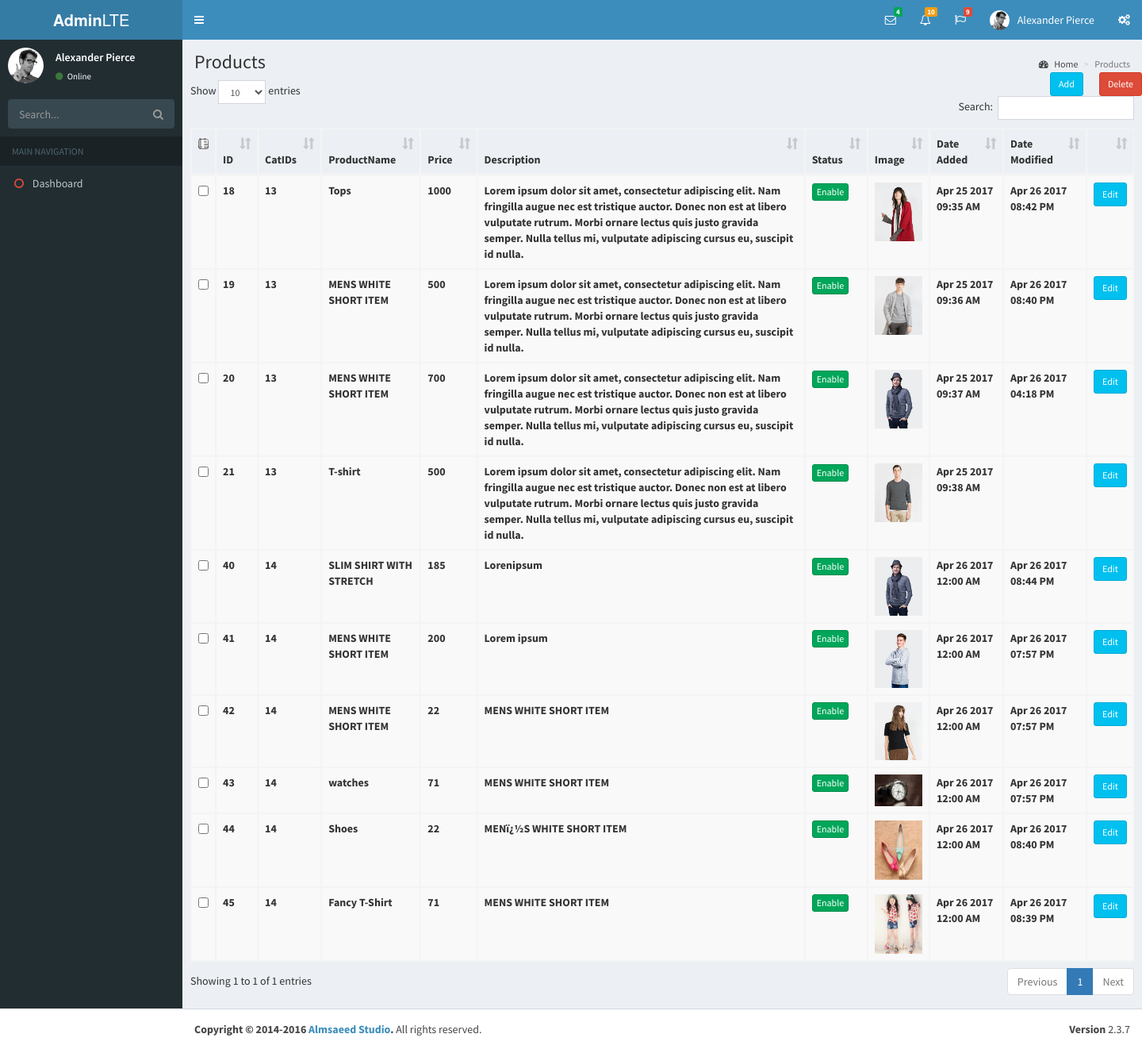
/admin/Products.php, run on the app's committed database.
### tables this page shows
CREATE TABLE `products` (
  `ID` int(11) NOT NULL,
  `CatIDs` text NOT NULL,
  `ProductName` text NOT NULL,
  `TopFeatured` int(1) NOT NULL,
  `Image` text NOT NULL,
  `Description` text NOT NULL,
  `SubImages` text NOT NULL,
  `Price` int(11) NOT NULL,
  `Discount` int(11) NOT NULL,
  `Status` int(1) NOT NULL,
  `DateAdded` datetime NOT NULL,
  `DateModified` datetime NOT NULL
);

### www/admin/Common.php (called while the page is built, shortened)
<?php
	$self =  $_SERVER['PHP_SELF'];
?>

### www/admin/Products.php (the view, shortened to what this page needs)
<?php
include("Common.php");
$sql = "SELECT ID,CatIDs,ProductName,Price,Description,Status,Image,DATE_FORMAT(DateAdded,'%b %d %Y %h:%i %p') as Added ,DATE_FORMAT(DateModified,'%b %d %Y %h:%i %p') as Updated FROM products where ID<>0";
$res = mysql_query($sql) or die(mysql_error());
?>
<!DOCTYPE html>
<html>
<head>
  <link rel="stylesheet" href="bootstrap/css/bootstrap.min.css">
  <link rel="stylesheet" href="https://cdnjs.cloudflare.com/ajax/libs/font-awesome/4.5.0/css/font-awesome.min.css">
  <link rel="stylesheet" href="https://cdnjs.cloudflare.com/ajax/libs/ionicons/2.0.1/css/ionicons.min.css">
  <link rel="stylesheet" href="plugins/datatables/dataTables.bootstrap.css">
  <link rel="stylesheet" href="dist/css/AdminLTE.min.css">
  <link rel="stylesheet" href="dist/css/skins/_all-skins.min.css">
</head>
<body class="hold-transition skin-blue sidebar-mini">
<div class="wrapper">
  <?php include('Header.php'); ?>
  <?php include('Sidebar.php'); ?>
  <div class="content-wrapper">
    <section class="content-header">
      <h1>
	Products
      </h1>
      <ol class="breadcrumb">
        <li><a href="Dashboard.php"><i class="fa fa-dashboard"></i> Home</a></li>
        <li class="active">Products</li>
      </ol>
    </section>
    <button style="float:right" id="btndel" type="button" class="btn btn-danger btn-sm">Delete</button>
    <button type="button" style="float:right; margin-right:20px;" onClick="location.href='AddNewProduct.php'" class="btn-info btn btn-sm">Add</button>
            <div class="box-body">
            <form action="<?php echo $self; ?>" id="formdel" method="post">
              <table id="example1" class="table table-bordered table-striped">
                <thead>
                <tr>
                <td><input type="checkbox" class="checkUncheckAll" /></td>
                  <th>ID</th>
                  <th>CatIDs</th>
                  <th>ProductName</th>
                  <th>Price</th>
                  <th>Description</th>
                  <th>Status</th>
                  <th>Image</th>
                  <th>Date Added</th>
                  <th>Date Modified</th>
                  <th></th>
                </tr>
                </thead>
                <?php
					while($row=mysql_fetch_array($res))
				{
				?>
                <tbody>
                <tr>
                  <th><input type="checkbox" name="ids[]" class="chkIds" value="<?php echo $row['ID']; ?>" /></th>
                  <th><?php echo $row['ID']; ?></th>
                  <th><?php echo $row['CatIDs']; ?></th>
                  <th><?php echo $row['ProductName']; ?></th>
                  <th><?php echo $row['Price']; ?></th>
                  <th><?php echo $row['Description']; ?></th>
                  <th><?php echo $row['Status'] == 1 ?'<button type="button" class="btn btn-success btn-xs">Enable</button>':'<button type="button" class="btn btn-warning btn-xs">Disable</button>'?></th>
                  <th><img style="width:60px;" src="<?php echo DIR_UPLOADING_PRODUCTS.$row['Image'];?>"/></th>
                  <th><?php echo $row['Added']; ?></th>
                  <th><?php echo $row['Updated']; ?></th>
                  <td><button onclick="location.href='EditProduct.php?ProductID=<?php echo $row['ID'];?>'" type="button" class="btn btn-info btn-sm">Edit</button></td>
                </tr>
                 <?php
				}
				?>
                </tbody>
              </table>
			                </form>
            </div>
          </div>
</div>
  <?php include('Footer.php'); ?>
</body>
</html>

### data on the page
products: ID "18", CatIDs "13", ProductName "Tops", Price "1000", Description "Lorem ipsum dolor sit amet, consectetur adipiscing elit. Nam fringilla augue nec est tristique auctor. Donec non est at libero vulputate rutrum. Morbi ornare lectus quis justo gravida semper. Nulla tellus mi, vulputate adipiscing cursus eu, suscipit id nulla.", Status "Enable", Image (picture), Added "Apr 25 2017 09:35 AM", Updated "Apr 26 2017 08:42 PM"
products: ID "19", CatIDs "13", ProductName "MENS WHITE SHORT ITEM", Price "500", Description "Lorem ipsum dolor sit amet, consectetur adipiscing elit. Nam fringilla augue nec est tristique auctor. Donec non est at libero vulputate rutrum. Morbi ornare lectus quis justo gravida semper. Nulla tellus mi, vulputate adipiscing cursus eu, suscipit id nulla.", Status "Enable", Image (picture), Added "Apr 25 2017 09:36 AM", Updated "Apr 26 2017 08:40 PM"
products: ID "20", CatIDs "13", ProductName "MENS WHITE SHORT ITEM", Price "700", Description "Lorem ipsum dolor sit amet, consectetur adipiscing elit. Nam fringilla augue nec est tristique auctor. Donec non est at libero vulputate rutrum. Morbi ornare lectus quis justo gravida semper. Nulla tellus mi, vulputate adipiscing cursus eu, suscipit id nulla.", Status "Enable", Image (picture), Added "Apr 25 2017 09:37 AM", Updated "Apr 26 2017 04:18 PM"
products: ID "21", CatIDs "13", ProductName "T-shirt", Price "500", Description "Lorem ipsum dolor sit amet, consectetur adipiscing elit. Nam fringilla augue nec est tristique auctor. Donec non est at libero vulputate rutrum. Morbi ornare lectus quis justo gravida semper. Nulla tellus mi, vulputate adipiscing cursus eu, suscipit id nulla.", Status "Enable", Image (picture), Added "Apr 25 2017 09:38 AM"
products: ID "40", CatIDs "14", ProductName "SLIM SHIRT WITH STRETCH", Price "185", Description "Lorenipsum", Status "Enable", Image (picture), Added "Apr 26 2017 12:00 AM", Updated "Apr 26 2017 08:44 PM"
products: ID "41", CatIDs "14", ProductName "MENS WHITE SHORT ITEM", Price "200", Description "Lorem ipsum", Status "Enable", Image (picture), Added "Apr 26 2017 12:00 AM", Updated "Apr 26 2017 07:57 PM"
products: ID "42", CatIDs "14", ProductName "MENS WHITE SHORT ITEM", Price "22", Description "MENS WHITE SHORT ITEM", Status "Enable", Image (picture), Added "Apr 26 2017 12:00 AM", Updated "Apr 26 2017 07:57 PM"
products: ID "43", CatIDs "14", ProductName "watches", Price "71", Description "MENS WHITE SHORT ITEM", Status "Enable", Image (picture), Added "Apr 26 2017 12:00 AM", Updated "Apr 26 2017 07:57 PM"
products: ID "44", CatIDs "14", ProductName "Shoes", Price "22", Description "MENï¿½S WHITE SHORT ITEM", Status "Enable", Image (picture), Added "Apr 26 2017 12:00 AM", Updated "Apr 26 2017 08:40 PM"
products: ID "45", CatIDs "14", ProductName "Fancy T-Shirt", Price "71", Description "MENS WHITE SHORT ITEM", Status "Enable", Image (picture), Added "Apr 26 2017 12:00 AM", Updated "Apr 26 2017 08:39 PM"
